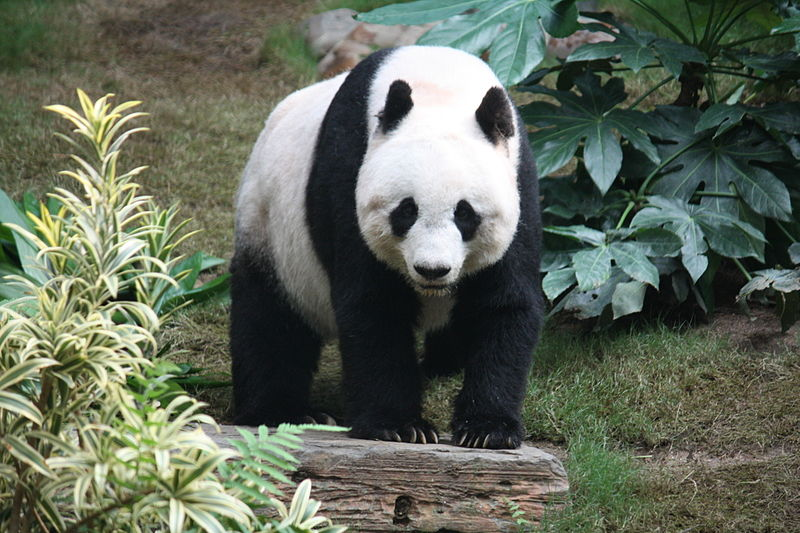
#> input picture images/panda.JPG, 800 x 533 px
$ python filter.py
#> lines starting #> are read from the running program, lines starting #| are printed output that depends on the picture; after the words box and inside, x2 and y2 are one past the last pixel; in counts of white or black regions, pixels touching at a corner belong together
import numpy as np
import cv2

frame = cv2.imread("./images/panda.JPG")
#> frame is the input picture: shape (533, 800, 3); mean B, G, R 89.6, 104.4, 96.6


hsv = cv2.cvtColor(frame, cv2.COLOR_BGR2HSV)
#> hsv: shape (533, 800, 3); mean H, S, V 57.4, 64.5, 106.9

lower_red = np.array([30,150,50])
upper_red = np.array([255,255,180])

mask = cv2.inRange(hsv, lower_red, upper_red)
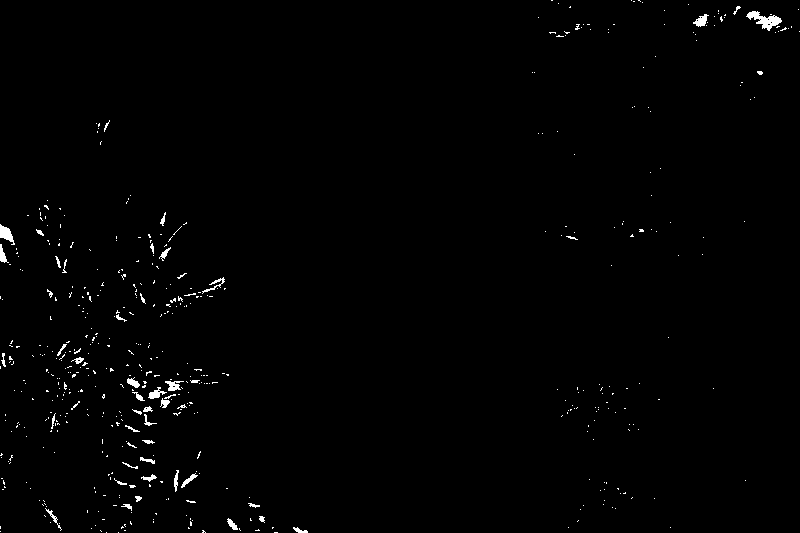
#> mask: shape (533, 800); 0.9% white; 514 white regions (467 under 20 px), largest, box (x1, y1, x2, y2) and area: (746, 11, 782, 31) 310, (0, 224, 15, 245) 158, (693, 14, 709, 27) 109
res = cv2.bitwise_and(frame,frame, mask= mask)
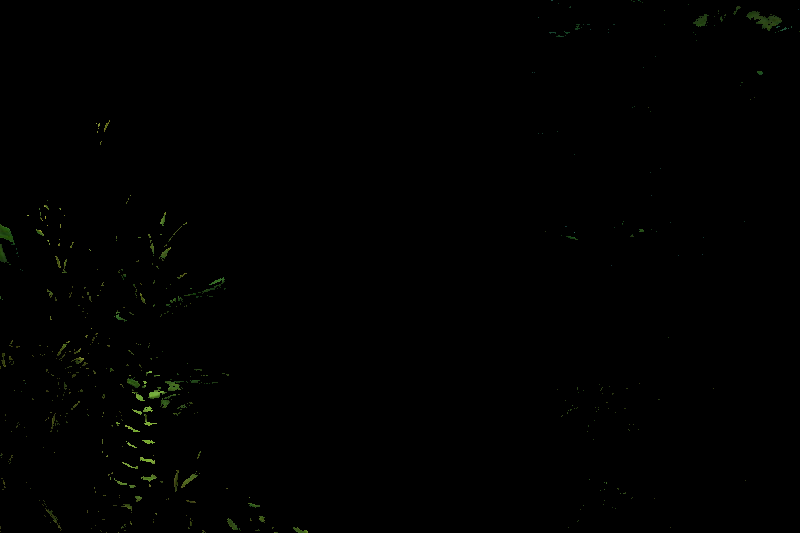
#> res: shape (533, 800, 3); mean B, G, R 0.3, 0.8, 0.5

cv2.imshow('Original',frame)
edges = cv2.Canny(frame,100,200)
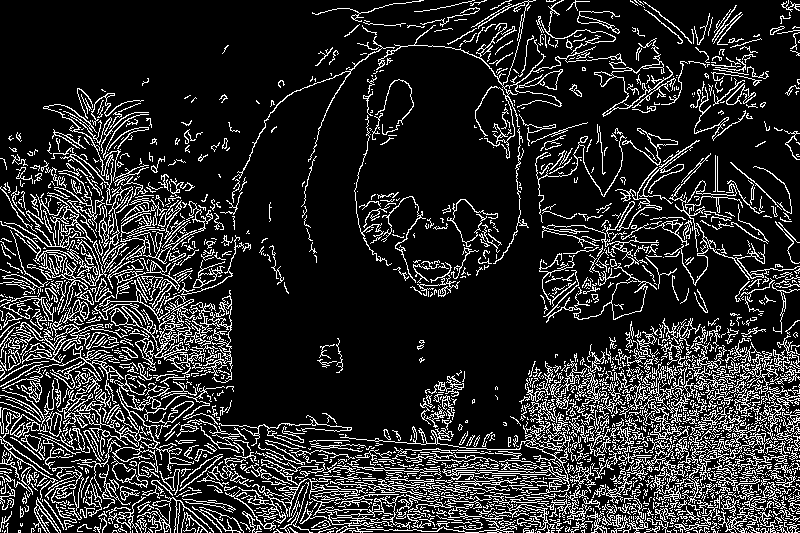
#> edges: shape (533, 800); 16.6% white in thin lines or dots
cv2.imshow('Edges',edges)

k = cv2.waitKey(5) & 0xFF
#> (key Esc is pressed here)


cv2.destroyAllWindows()
#> (the run stopped early here; a loop or call above may not have finished)

$ run again, with images/hidden.jpg copied over images/panda.JPG
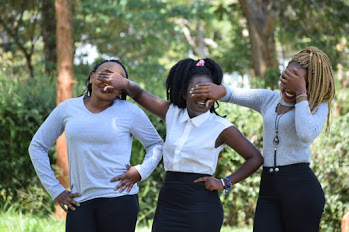
#> input picture images/hidden.jpg, 349 x 232 px
#> frame is the input picture: shape (232, 349, 3); mean B, G, R 109, 120, 110.7
#> hsv: shape (232, 349, 3); mean H, S, V 67.5, 80.4, 132.8
#> `mask = cv2.inRange(hsv, lower_red, upper_red)`:
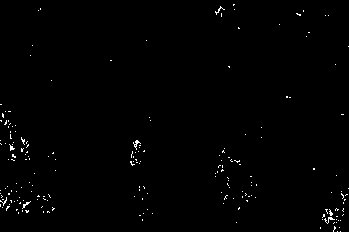
#> mask: shape (232, 349); 0.75% white in thin lines or dots
#> `edges = cv2.Canny(frame,100,200)`:
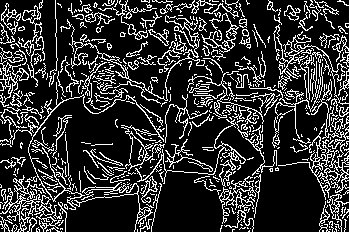
#> edges: shape (232, 349); 19.9% white in thin lines or dots

$ run again, with images/how.jpg copied over images/panda.JPG
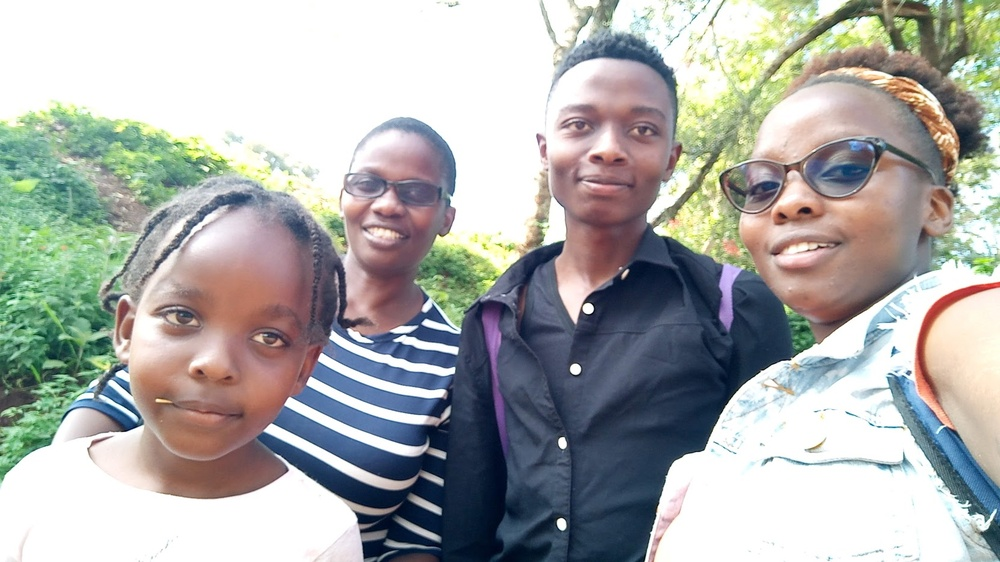
#> input picture images/how.jpg, 1000 x 562 px, shrunk from 1663 x 935 before the run
#> frame is the input picture: shape (562, 1000, 3); mean B, G, R 170, 172.7, 171.2
#> hsv: shape (562, 1000, 3); mean H, S, V 59.4, 55, 186.3
#> `mask = cv2.inRange(hsv, lower_red, upper_red)`:
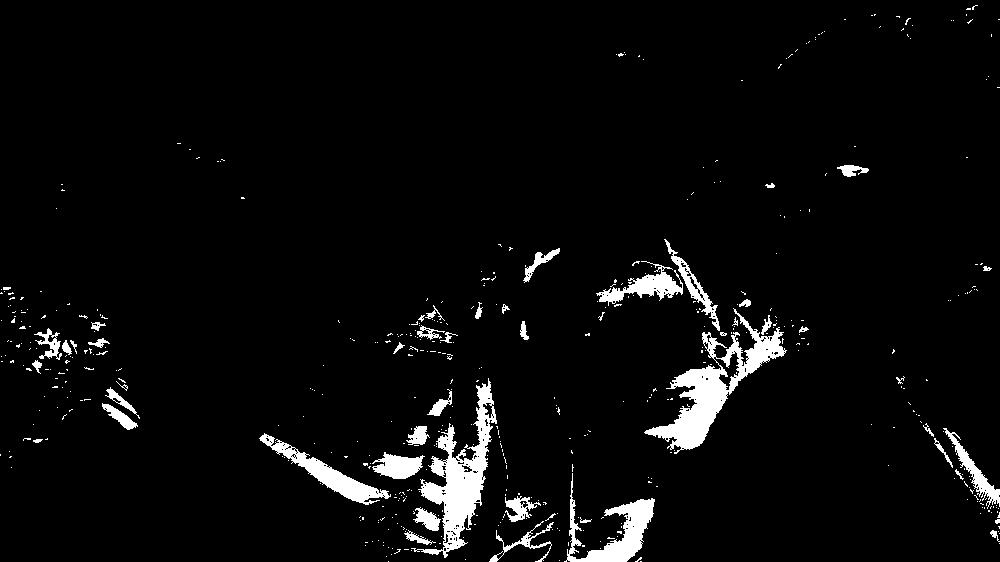
#> mask: shape (562, 1000); 4.3% white; 504 white regions (454 under 20 px), largest, box (x1, y1, x2, y2) and area: (644, 308, 787, 454) 5135, (411, 378, 497, 558) 4689, (564, 473, 655, 562) 2415
#> `edges = cv2.Canny(frame,100,200)`:
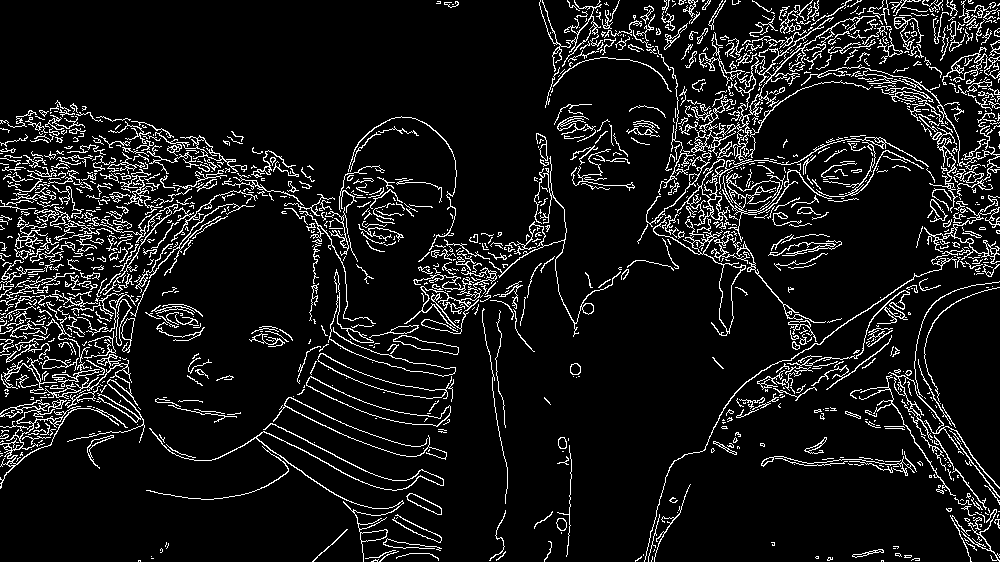
#> edges: shape (562, 1000); 9.1% white in thin lines or dots
